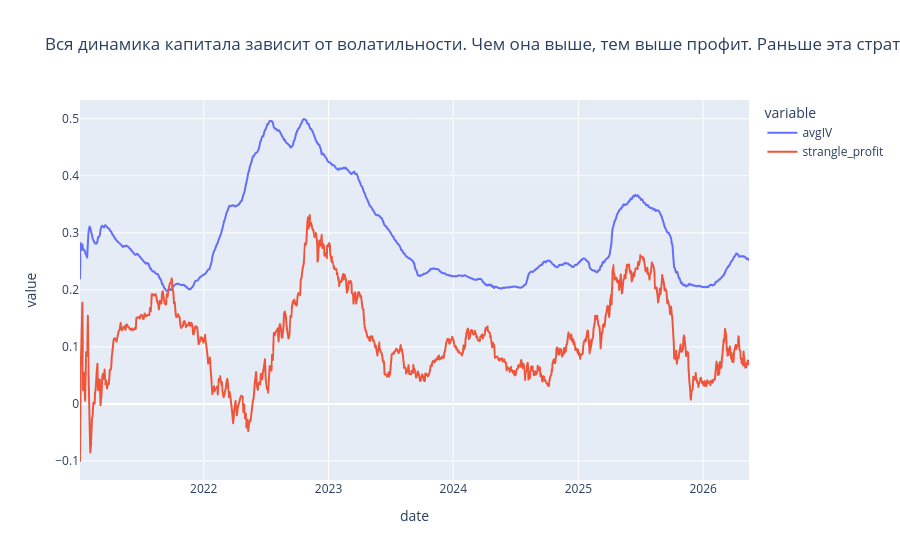

Here is the notebook cell this chart was saved with:
### Code cell
cur_df = strangle_trades\
    [['date', 'avgIV', 'strangle_profit']].to_pandas()\
    .set_index('date')\
    .rolling(window='180D')\
    .mean()

px.line(cur_df, title='Вся динамика капитала зависит от волатильности. Чем она выше, тем выше профит. Раньше эта стратегия была не доступна из-за спредов и малого количество экпираций в неделе.')

### Figure 1 — Plotly figure (JSON) as saved in the notebook; plotly's stock layout.template omitted (floating-point values rounded to 4 significant figures; data arrays with more than 128 entries replaced by an {"elided": "..."} marker saying what was removed)
{"data": [{"hovertemplate": "variable=avgIV<br>date=%{x}<br>value=%{y}<extra></extra>", "legendgroup": "avgIV", "line": {"color": "#636efa", "dash": "solid"}, "marker": {"symbol": "circle"}, "mode": "lines", "name": "avgIV", "showlegend": true, "x": {"elided": "1172 str values"}, "xaxis": "x", "y": {"elided": "1172 float values"}, "yaxis": "y", "type": "scattergl"}, {"hovertemplate": "variable=strangle_profit<br>date=%{x}<br>value=%{y}<extra></extra>", "legendgroup": "strangle_profit", "line": {"color": "#EF553B", "dash": "solid"}, "marker": {"symbol": "circle"}, "mode": "lines", "name": "strangle_profit", "showlegend": true, "x": {"elided": "1172 str values"}, "xaxis": "x", "y": {"elided": "1172 float values"}, "yaxis": "y", "type": "scattergl"}], "layout": {"xaxis": {"anchor": "y", "domain": [0.0, 1.0], "title": {"text": "date"}}, "yaxis": {"anchor": "x", "domain": [0.0, 1.0], "title": {"text": "value"}}, "legend": {"title": {"text": "variable"}, "tracegroupgap": 0}, "title": {"text": "Вся динамика капитала зависит от волатильности. Чем она выше, тем выше профит. Раньше эта стратегия была не доступна из-за спредов и малого количество экпираций в неделе."}}}
